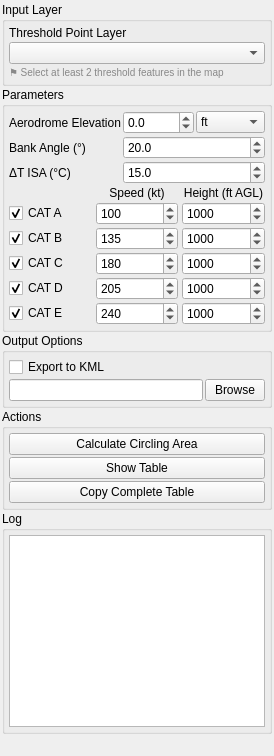
<?xml version="1.0" encoding="UTF-8"?>
<ui version="4.0">
 <class>QPANSOPYCirclingDockWidget</class>
 <widget class="QDockWidget" name="QPANSOPYCirclingDockWidget">
  <property name="minimumSize">
   <size>
    <width>250</width>
    <height>200</height>
   </size>
  </property>
  <property name="maximumSize">
   <size>
    <width>16777215</width>
    <height>16777215</height>
   </size>
  </property>
  <property name="windowTitle">
   <string>Circling Protection Area</string>
  </property>
  <widget class="QWidget" name="dockWidgetContents">
   <layout class="QVBoxLayout" name="verticalLayout">
    <property name="spacing">
     <number>1</number>
    </property>
    <property name="margin">
     <number>2</number>
    </property>
    <item>
     <widget class="QGroupBox" name="inputGroup">
      <property name="sizePolicy">
       <sizepolicy hsizetype="Preferred" vsizetype="Fixed">
        <horstretch>0</horstretch>
        <verstretch>0</verstretch>
       </sizepolicy>
      </property>
      <property name="title">
       <string>Input Layer</string>
      </property>
      <layout class="QVBoxLayout" name="inputLayout">
       <property name="spacing">
        <number>2</number>
       </property>
       <property name="margin">
        <number>4</number>
       </property>
       <item>
        <widget class="QLabel" name="thresholdLayerLabel">
         <property name="text">
          <string>Threshold Point Layer</string>
         </property>
        </widget>
       </item>
       <item>
        <widget class="QgsMapLayerComboBox" name="thresholdLayerComboBox">
         <property name="sizePolicy">
          <sizepolicy hsizetype="Expanding" vsizetype="Fixed">
           <horstretch>0</horstretch>
           <verstretch>0</verstretch>
          </sizepolicy>
         </property>
        </widget>
       </item>
       <item>
        <widget class="QLabel" name="thresholdHintLabel">
         <property name="text">
          <string>⚑ Select at least 2 threshold features in the map</string>
         </property>
         <property name="wordWrap">
          <bool>true</bool>
         </property>
         <property name="styleSheet">
          <string>color: #888888; font-size: 10px;</string>
         </property>
        </widget>
       </item>
      </layout>
     </widget>
    </item>
    <item>
     <widget class="QGroupBox" name="paramsGroup">
      <property name="sizePolicy">
       <sizepolicy hsizetype="Preferred" vsizetype="Fixed">
        <horstretch>0</horstretch>
        <verstretch>0</verstretch>
       </sizepolicy>
      </property>
      <property name="title">
       <string>Parameters</string>
      </property>
      <layout class="QFormLayout" name="paramsLayout">
       <property name="spacing">
        <number>2</number>
       </property>
       <property name="margin">
        <number>4</number>
       </property>
       <item row="0" column="0">
        <widget class="QLabel" name="elevLabel">
         <property name="text">
          <string>Aerodrome Elevation</string>
         </property>
        </widget>
       </item>
       <item row="0" column="1">
        <layout class="QHBoxLayout" name="elevRowLayout">
         <item>
          <widget class="QDoubleSpinBox" name="elevSpinBox">
           <property name="minimum">
            <double>-1000.000000000000000</double>
           </property>
           <property name="maximum">
            <double>30000.000000000000000</double>
           </property>
           <property name="decimals">
            <number>1</number>
           </property>
           <property name="value">
            <double>0.000000000000000</double>
           </property>
          </widget>
         </item>
         <item>
          <widget class="QComboBox" name="elevUnitCombo">
           <item>
            <property name="text">
             <string>ft</string>
            </property>
           </item>
           <item>
            <property name="text">
             <string>m</string>
            </property>
           </item>
          </widget>
         </item>
        </layout>
       </item>
       <item row="1" column="0">
        <widget class="QLabel" name="bankLabel">
         <property name="text">
          <string>Bank Angle (°)</string>
         </property>
        </widget>
       </item>
       <item row="1" column="1">
        <widget class="QDoubleSpinBox" name="bankSpinBox">
         <property name="minimum">
          <double>1.000000000000000</double>
         </property>
         <property name="maximum">
          <double>45.000000000000000</double>
         </property>
         <property name="decimals">
          <number>1</number>
         </property>
         <property name="value">
          <double>20.000000000000000</double>
         </property>
        </widget>
       </item>
       <item row="2" column="0">
        <widget class="QLabel" name="isaLabel">
         <property name="text">
          <string>ΔT ISA (°C)</string>
         </property>
        </widget>
       </item>
       <item row="2" column="1">
        <widget class="QDoubleSpinBox" name="isaSpinBox">
         <property name="minimum">
          <double>-60.000000000000000</double>
         </property>
         <property name="maximum">
          <double>60.000000000000000</double>
         </property>
         <property name="decimals">
          <number>1</number>
         </property>
         <property name="value">
          <double>15.000000000000000</double>
         </property>
        </widget>
       </item>
       <item row="3" column="0" colspan="2">
        <layout class="QGridLayout" name="categoryGridLayout">
         <property name="horizontalSpacing">
          <number>4</number>
         </property>
         <property name="verticalSpacing">
          <number>2</number>
         </property>
         <item row="0" column="1">
          <widget class="QLabel" name="iasHeaderLabel">
           <property name="text">
            <string>Speed (kt)</string>
           </property>
           <property name="alignment">
            <set>Qt::AlignCenter</set>
           </property>
          </widget>
         </item>
         <item row="0" column="2">
          <widget class="QLabel" name="heightHeaderLabel">
           <property name="text">
            <string>Height (ft AGL)</string>
           </property>
           <property name="alignment">
            <set>Qt::AlignCenter</set>
           </property>
          </widget>
         </item>
         <item row="1" column="0">
          <widget class="QCheckBox" name="catACheckBox">
           <property name="text">
            <string>CAT A</string>
           </property>
           <property name="checked">
            <bool>true</bool>
           </property>
          </widget>
         </item>
         <item row="1" column="1">
          <widget class="QDoubleSpinBox" name="iasASpinBox">
           <property name="minimum">
            <double>1.000000000000000</double>
           </property>
           <property name="maximum">
            <double>400.000000000000000</double>
           </property>
           <property name="decimals">
            <number>0</number>
           </property>
           <property name="value">
            <double>100.000000000000000</double>
           </property>
          </widget>
         </item>
         <item row="1" column="2">
          <widget class="QDoubleSpinBox" name="protHeightASpinBox">
           <property name="minimum">
            <double>0.000000000000000</double>
           </property>
           <property name="maximum">
            <double>5000.000000000000000</double>
           </property>
           <property name="decimals">
            <number>0</number>
           </property>
           <property name="value">
            <double>1000.000000000000000</double>
           </property>
          </widget>
         </item>
         <item row="2" column="0">
          <widget class="QCheckBox" name="catBCheckBox">
           <property name="text">
            <string>CAT B</string>
           </property>
           <property name="checked">
            <bool>true</bool>
           </property>
          </widget>
         </item>
         <item row="2" column="1">
          <widget class="QDoubleSpinBox" name="iasBSpinBox">
           <property name="minimum">
            <double>1.000000000000000</double>
           </property>
           <property name="maximum">
            <double>400.000000000000000</double>
           </property>
           <property name="decimals">
            <number>0</number>
           </property>
           <property name="value">
            <double>135.000000000000000</double>
           </property>
          </widget>
         </item>
         <item row="2" column="2">
          <widget class="QDoubleSpinBox" name="protHeightBSpinBox">
           <property name="minimum">
            <double>0.000000000000000</double>
           </property>
           <property name="maximum">
            <double>5000.000000000000000</double>
           </property>
           <property name="decimals">
            <number>0</number>
           </property>
           <property name="value">
            <double>1000.000000000000000</double>
           </property>
          </widget>
         </item>
         <item row="3" column="0">
          <widget class="QCheckBox" name="catCCheckBox">
           <property name="text">
            <string>CAT C</string>
           </property>
           <property name="checked">
            <bool>true</bool>
           </property>
          </widget>
         </item>
         <item row="3" column="1">
          <widget class="QDoubleSpinBox" name="iasCSpinBox">
           <property name="minimum">
            <double>1.000000000000000</double>
           </property>
           <property name="maximum">
            <double>400.000000000000000</double>
           </property>
           <property name="decimals">
            <number>0</number>
           </property>
           <property name="value">
            <double>180.000000000000000</double>
           </property>
          </widget>
         </item>
         <item row="3" column="2">
          <widget class="QDoubleSpinBox" name="protHeightCSpinBox">
           <property name="minimum">
            <double>0.000000000000000</double>
           </property>
           <property name="maximum">
            <double>5000.000000000000000</double>
           </property>
           <property name="decimals">
            <number>0</number>
           </property>
           <property name="value">
            <double>1000.000000000000000</double>
           </property>
          </widget>
         </item>
         <item row="4" column="0">
          <widget class="QCheckBox" name="catDCheckBox">
           <property name="text">
            <string>CAT D</string>
           </property>
           <property name="checked">
            <bool>true</bool>
           </property>
          </widget>
         </item>
         <item row="4" column="1">
          <widget class="QDoubleSpinBox" name="iasDSpinBox">
           <property name="minimum">
            <double>1.000000000000000</double>
           </property>
           <property name="maximum">
            <double>400.000000000000000</double>
           </property>
           <property name="decimals">
            <number>0</number>
           </property>
           <property name="value">
            <double>205.000000000000000</double>
           </property>
          </widget>
         </item>
         <item row="4" column="2">
          <widget class="QDoubleSpinBox" name="protHeightDSpinBox">
           <property name="minimum">
            <double>0.000000000000000</double>
           </property>
           <property name="maximum">
            <double>5000.000000000000000</double>
           </property>
           <property name="decimals">
            <number>0</number>
           </property>
           <property name="value">
            <double>1000.000000000000000</double>
           </property>
          </widget>
         </item>
         <item row="5" column="0">
          <widget class="QCheckBox" name="catECheckBox">
           <property name="text">
            <string>CAT E</string>
           </property>
           <property name="checked">
            <bool>true</bool>
           </property>
          </widget>
         </item>
         <item row="5" column="1">
          <widget class="QDoubleSpinBox" name="iasESpinBox">
           <property name="minimum">
            <double>1.000000000000000</double>
           </property>
           <property name="maximum">
            <double>400.000000000000000</double>
           </property>
           <property name="decimals">
            <number>0</number>
           </property>
           <property name="value">
            <double>240.000000000000000</double>
           </property>
          </widget>
         </item>
         <item row="5" column="2">
          <widget class="QDoubleSpinBox" name="protHeightESpinBox">
           <property name="minimum">
            <double>0.000000000000000</double>
           </property>
           <property name="maximum">
            <double>5000.000000000000000</double>
           </property>
           <property name="decimals">
            <number>0</number>
           </property>
           <property name="value">
            <double>1000.000000000000000</double>
           </property>
          </widget>
         </item>
        </layout>
       </item>
      </layout>
     </widget>
    </item>
    <item>
     <widget class="QGroupBox" name="outputGroup">
      <property name="sizePolicy">
       <sizepolicy hsizetype="Preferred" vsizetype="Fixed">
        <horstretch>0</horstretch>
        <verstretch>0</verstretch>
       </sizepolicy>
      </property>
      <property name="title">
       <string>Output Options</string>
      </property>
      <layout class="QVBoxLayout" name="outputLayout">
       <property name="spacing">
        <number>2</number>
       </property>
       <property name="margin">
        <number>4</number>
       </property>
       <item>
        <widget class="QCheckBox" name="exportKmlCheckBox">
         <property name="text">
          <string>Export to KML</string>
         </property>
        </widget>
       </item>
       <item>
        <layout class="QHBoxLayout" name="folderLayout">
         <item>
          <widget class="QLineEdit" name="outputFolderLineEdit">
           <property name="readOnly">
            <bool>true</bool>
           </property>
          </widget>
         </item>
         <item>
          <widget class="QPushButton" name="browseButton">
           <property name="maximumSize">
            <size>
             <width>60</width>
             <height>16777215</height>
            </size>
           </property>
           <property name="text">
            <string>Browse</string>
           </property>
          </widget>
         </item>
        </layout>
       </item>
      </layout>
     </widget>
    </item>
    <item>
     <widget class="QGroupBox" name="actionGroup">
      <property name="sizePolicy">
       <sizepolicy hsizetype="Preferred" vsizetype="Fixed">
        <horstretch>0</horstretch>
        <verstretch>0</verstretch>
       </sizepolicy>
      </property>
      <property name="title">
       <string>Actions</string>
      </property>
      <layout class="QVBoxLayout" name="actionLayout">
       <property name="spacing">
        <number>2</number>
       </property>
       <property name="margin">
        <number>4</number>
       </property>
       <item>
        <widget class="QPushButton" name="calculateButton">
         <property name="text">
          <string>Calculate Circling Area</string>
         </property>
        </widget>
       </item>
       <item>
        <widget class="QPushButton" name="showTableButton">
         <property name="text">
          <string>Show Table</string>
         </property>
        </widget>
       </item>
       <item>
        <widget class="QPushButton" name="copyCompleteTableButton">
         <property name="toolTip">
          <string>Copy one Word-compatible table containing CAT A-E</string>
         </property>
         <property name="text">
          <string>Copy Complete Table</string>
         </property>
        </widget>
       </item>
      </layout>
     </widget>
    </item>
    <item>
     <widget class="QGroupBox" name="logGroup">
      <property name="sizePolicy">
       <sizepolicy hsizetype="Preferred" vsizetype="Preferred">
        <horstretch>0</horstretch>
        <verstretch>0</verstretch>
       </sizepolicy>
      </property>
      <property name="title">
       <string>Log</string>
      </property>
      <layout class="QVBoxLayout" name="logLayout">
       <property name="spacing">
        <number>2</number>
       </property>
       <property name="margin">
        <number>4</number>
       </property>
       <item>
        <widget class="QTextEdit" name="logTextEdit">
         <property name="sizePolicy">
          <sizepolicy hsizetype="Expanding" vsizetype="Expanding">
           <horstretch>0</horstretch>
           <verstretch>1</verstretch>
          </sizepolicy>
         </property>
         <property name="minimumHeight">
          <number>100</number>
         </property>
         <property name="readOnly">
          <bool>true</bool>
         </property>
        </widget>
       </item>
      </layout>
     </widget>
    </item>
    <item>
     <spacer name="verticalSpacer">
      <property name="orientation">
       <enum>Qt::Vertical</enum>
      </property>
      <property name="sizeHint" stdset="0">
       <size>
        <width>20</width>
        <height>20</height>
       </size>
      </property>
     </spacer>
    </item>
   </layout>
  </widget>
 </widget>
 <customwidgets>
  <customwidget>
   <class>QgsMapLayerComboBox</class>
   <extends>QComboBox</extends>
   <header>qgsmaplayercombobox.h</header>
  </customwidget>
 </customwidgets>
 <resources/>
 <connections/>
</ui>
